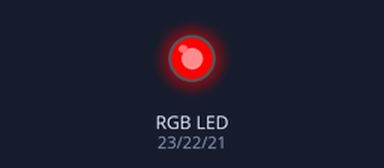
Simulated run of this program. Board: ESP32 board running MicroPython. Parts: an RGB LED mixed from three pins (HIGH = lit).

Above: at 0.5 s.
At 2.5 s:
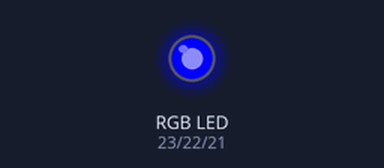
At 3.5 s:
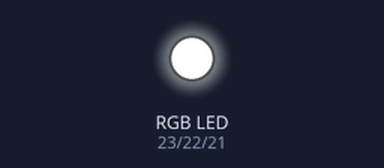
At 4.5 s:
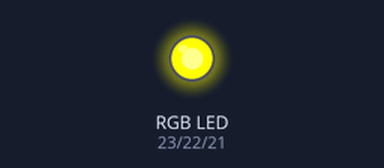
At 6.5 s:
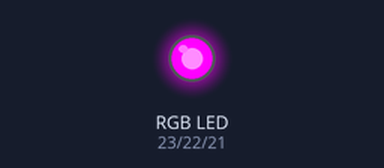
At 8.5 s:
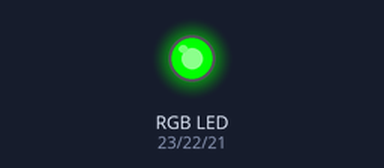
Timing chart, 0 to 9.1 s (numbered marks = the images above):
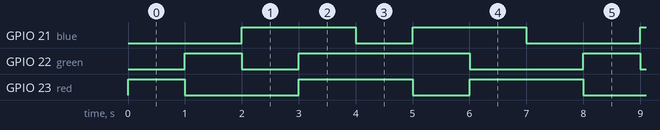

The program:

led_rgb.py
```python
from machine import Pin, PWM
from time import sleep

ROSSO = 23   # GPIO per il colore Rosso
VERDE = 22 # GPIO per il colore Verde
BLU  = 21 # GPIO per il colore Blu

red = PWM(Pin(ROSSO))
green = PWM(Pin(VERDE))
blue = PWM(Pin(BLU))

# Imposta la frequenza PWM a 1000Hz
red.freq(1000)
green.freq(1000)
blue.freq(1000)

def setColor(r, g, b):
    # Imposta il duty cycle per ogni canale
    red.duty_u16(int(r * 65535 / 255))
    green.duty_u16(int(g * 65535 / 255))
    blue.duty_u16(int(b * 65535 / 255))

while True:
    # Visualizzazione colori base
    setColor(255, 0, 0) # Rosso
    sleep(1)
    setColor(0, 255, 0) # Verde
    sleep(1)
    setColor(0, 0, 255) # Blu
    sleep(1)

    # Visualizzazione altri colori
    setColor(255, 255, 255) # Bianco
    sleep(1)
    setColor(255, 255, 0) # Giallo
    sleep(1)
    setColor(0, 255, 255) # Azzurro
    sleep(1)
    setColor(255, 0, 255) # Viola
    sleep(1)
    
```

Measured:
- by itself, GPIO 21 (blue): repeats every 7.0 s: LOW 1.0 s, HIGH 2.0 s, LOW 2.0 s, HIGH 2.0 s
- by itself, GPIO 22 (green): repeats every 7.0 s: LOW 1.0 s, HIGH 3.0 s, LOW 2.0 s, HIGH 1.0 s
- by itself, GPIO 23 (red): repeats every 7.0 s: LOW 2.0 s, HIGH 2.0 s, LOW 1.0 s, HIGH 2.0 s
